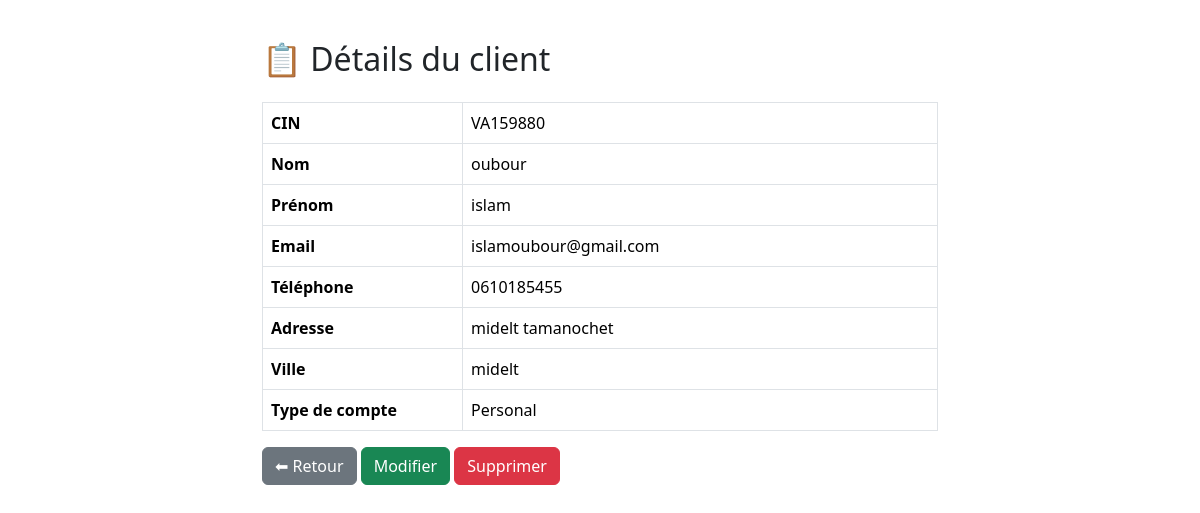
/voir_client.php?cinutilisateur=VA159880, run on the app's committed database.
### tables this page shows
CREATE TABLE `utilisateur` (
  `cinutilisateur` varchar(20) NOT NULL,
  `nomutilisateur` varchar(50) DEFAULT NULL,
  `prenomutilisateur` varchar(50) DEFAULT NULL,
  `adresseutilisateur` varchar(100) DEFAULT NULL,
  `villeutilisateur` varchar(50) DEFAULT NULL,
  `telutilisateur` varchar(20) DEFAULT NULL,
  `typeutilisateur` varchar(20) DEFAULT NULL,
  `loginutilisateur` varchar(50) DEFAULT NULL,
  `passwordutilisateur` varchar(50) DEFAULT NULL,
  `Roletilutilisateur` tinyint(20) DEFAULT NULL
);

### voir_client.php (the view, shortened to what this page needs)
<?php
require('connection_database.php');
$cin = $_GET['cinutilisateur'];
$sql = "SELECT * FROM utilisateur WHERE cinutilisateur = '$cin'";
$resultat = $connexion->query($sql);
$client = $resultat->fetch_assoc();
?>
<!DOCTYPE html>
<html lang="fr">
<head>
    <link href="css/bootstrap.min.css" rel="stylesheet">
</head>
<body>
    <div class="container">
        <h2 class="mb-4">📋 Détails du client</h2>
        <table class="table table-bordered">
            <tr><th>CIN</th><td><?= $client['cinutilisateur'] ?></td></tr>
            <tr><th>Nom</th><td><?= $client['nomutilisateur'] ?></td></tr>
            <tr><th>Prénom</th><td><?= $client['prenomutilisateur'] ?></td></tr>
            <tr><th>Email</th><td><?= $client['loginutilisateur'] ?></td></tr>
            <tr><th>Téléphone</th><td><?= $client['telutilisateur'] ?></td></tr>
            <tr><th>Adresse</th><td><?= $client['adresseutilisateur'] ?></td></tr>
            <tr><th>Ville</th><td><?= $client['villeutilisateur'] ?></td></tr>
            <tr><th>Type de compte</th><td><?= $client['typeutilisateur'] ?></td></tr>
        </table>
        <a href="gestion_clients.php" class="btn btn-secondary">⬅ Retour</a>
        <a href="modifierUser.php?cinUtilisateur=<?= $client['cinutilisateur'] ?>" class="btn btn-success"> Modifier</a>
        <a href="deletUser.php?cinUtilisateur=<?= $client['cinutilisateur'] ?>" class="btn btn-danger" onclick="return confirm('Êtes-vous sûr de vouloir supprimer ce client ?');"> Supprimer</a>
    </div>
</body>
</html>

### voir_client.php (style rules this page uses)
body { margin: 0; padding: 0; box-sizing: border-box; font-family: 'Segoe UI', Tahoma, Geneva, Verdana, sans-serif; }
.container { max-width: 700px; margin: 40px auto; }
.table th { width: 200px; }
th { background-color: #2B2E4A; color:white; }

### data on the page
utilisateur: cinutilisateur "VA159880", nomutilisateur "oubour", prenomutilisateur "islam", loginutilisateur "islamoubour@gmail.com", telutilisateur "0610185455", adresseutilisateur "midelt tamanochet", villeutilisateur "midelt", typeutilisateur "Personal"
